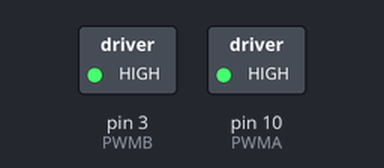
This sketch was run on a simulated SparkFun Pro Micro, built with avr-gcc and run on an emulated ATmega32U4. Shown: switched loads named in the sketch (green lamp = pin HIGH).

Above: at 0.1 s.
Timing chart, 0 to 1.6 s (numbered marks = the images above):
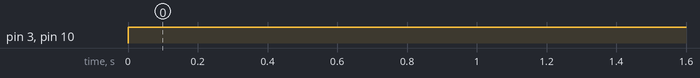

The sketch:

eppursimouve.ino
```cpp
// followline PID algorithm for Bricolabs Raptor robot
// Arduino Pro Micro, TB6612 driver, Pololu QTR-8 sensor

// TB6612 driver pinout
const int PWMA = 10; // speed and direction control motor A (left)
const int AIN1 = 8;
const int AIN2 = 9;
const int PWMB = 3; // speed and direction control motor B (right)
const int BIN1 = 6;
const int BIN2 = 7;

void setup() {
}

void loop()
{
  drive(255,255);
  delay(1000);
  drive(255,-255);
  delay(1000);
  drive(-255,-255);
  delay(1000);
  drive(-255,255);
  delay(1000);
}

void drive(int L, int R) // speed for wheels Left and Right, positive is forward
{
  L=constrain(L,-255,255); // avoid PWM overflow
  R=constrain(R,-255,255);

  digitalWrite(AIN1, L<0); // switch < and >= if left wheel doesnt spin as expected
  digitalWrite(AIN2, L>=0);
  analogWrite(PWMA, abs(L));

  digitalWrite(BIN1, R<0); // switch < and >= if left wheel doesnt spin as expected
  digitalWrite(BIN2, R>=0);
  analogWrite(PWMB, abs(R));
}
```

Measured:
- by itself, pin 3 (PWMB), pin 10 (PWMA): LOW → HIGH at 0.00 s
